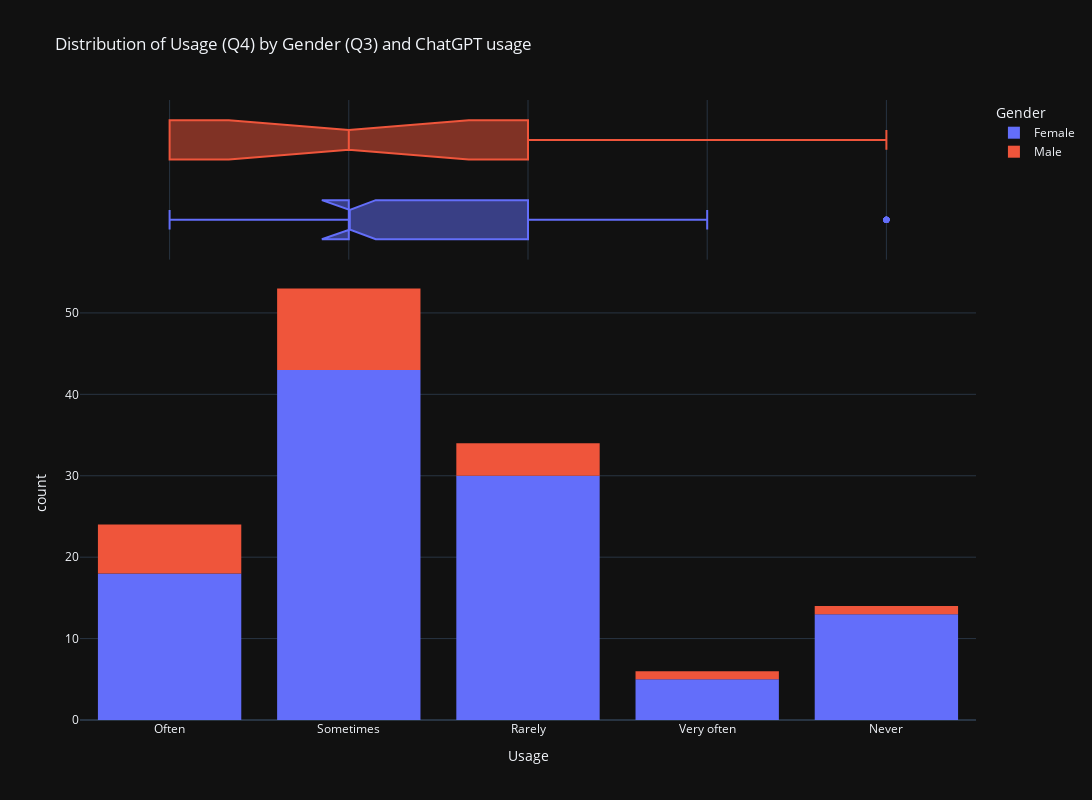

Here is the notebook cell this chart was saved with:
### Code cell
fig = px.histogram(
    pl_data,
    x='Q4',
    color='Q3',
    title='Distribution of Usage (Q4) by Gender (Q3) and ChatGPT usage',
    labels={'Q4': 'Usage', 'Q3': 'Gender'},
    marginal= 'box',
    hover_data=pl_data.columns,
)

fig.update_layout(
    width=1200,
    height=800,
)

fig.show()

### Figure 1 — Plotly figure (JSON) as saved in the notebook; plotly's stock layout.template omitted (floating-point values rounded to 4 significant figures; data arrays with more than 128 entries replaced by an {"elided": "..."} marker saying what was removed)
{"data": [{"alignmentgroup": "True", "bingroup": "x", "hovertemplate": "Gender=Female<br>Usage=%{x}<br>count=%{y}<extra></extra>", "legendgroup": "Female", "marker": {"color": "#636efa", "pattern": {"shape": ""}}, "name": "Female", "offsetgroup": "Female", "orientation": "v", "showlegend": true, "x": ["Often", "Sometimes", "Rarely", "Rarely", "Sometimes", "Often", "Rarely", "Sometimes", "Rarely", "Rarely", "Sometimes", "Very often", "Rarely", "Never", "Rarely", "Sometimes", "Often", "Sometimes", "Rarely", "Sometimes", "Often", "Sometimes", "Sometimes", "Sometimes", "Sometimes", "Never", "Rarely", "Rarely", "Sometimes", "Often", "Rarely", "Sometimes", "Rarely", "Sometimes", "Sometimes", "Never", "Often", "Often", "Rarely", "Sometimes", "Sometimes", "Sometimes", "Often", "Very often", "Rarely", "Sometimes", "Rarely", "Very often", "Rarely", "Often", "Sometimes", "Sometimes", "Rarely", "Sometimes", "Sometimes", "Sometimes", "Often", "Sometimes", "Sometimes", "Often", "Rarely", "Never", "Sometimes", "Never", "Often", "Rarely", "Never", "Never", "Never", "Sometimes", "Never", "Sometimes", "Never", "Sometimes", "Rarely", "Sometimes", "Often", "Sometimes", "Often", "Rarely", "Rarely", "Rarely", "Never", "Rarely", "Never", "Rarely", "Sometimes", "Sometimes", "Sometimes", "Sometimes", "Sometimes", "Sometimes", "Often", "Rarely", "Rarely", "Sometimes", "Rarely", "Sometimes", "Sometimes", "Very often", "Often", "Often", "Sometimes", "Rarely", "Sometimes", "Often", "Never", "Very often", "Rarely"], "xaxis": "x", "yaxis": "y", "type": "histogram"}, {"alignmentgroup": "True", "customdata": {"elided": "109x33 str values"}, "hovertemplate": "Gender=%{customdata[3]}<br>Usage=%{x}<br>Timestamp=%{customdata[0]}<br>Q1=%{customdata[1]}<br>Q2=%{customdata[2]}<br>Q5.1=%{customdata[4]}<br>Q5.2=%{customdata[5]}<br>Q5.3=%{customdata[6]}<br>Q5.4=%{customdata[7]}<br>Q5.5=%{customdata[8]}<br>Q5.6=%{customdata[9]}<br>Q6.1=%{customdata[10]}<br>Q6.2=%{customdata[11]}<br>Q6.3=%{customdata[12]}<br>Q6.4=%{customdata[13]}<br>Q6.5=%{customdata[14]}<br>Q6.6=%{customdata[15]}<br>Q6.7=%{customdata[16]}<br>Q6.8=%{customdata[17]}<br>Q7.1=%{customdata[18]}<br>Q7.2=%{customdata[19]}<br>Q7.3=%{customdata[20]}<br>Q7.4=%{customdata[21]}<br>Q8.1=%{customdata[22]}<br>Q8.2=%{customdata[23]}<br>Q8.3=%{customdata[24]}<br>Q8.4=%{customdata[25]}<br>Q8.5=%{customdata[26]}<br>Q9.1=%{customdata[27]}<br>Q9.2=%{customdata[28]}<br>Q9.3=%{customdata[29]}<br>Q9.4=%{customdata[30]}<br>Q9.5=%{customdata[31]}<br>Q10=%{customdata[32]}<extra></extra>", "legendgroup": "Female", "marker": {"color": "#636efa"}, "name": "Female", "notched": true, "offsetgroup": "Female", "showlegend": false, "x": ["Often", "Sometimes", "Rarely", "Rarely", "Sometimes", "Often", "Rarely", "Sometimes", "Rarely", "Rarely", "Sometimes", "Very often", "Rarely", "Never", "Rarely", "Sometimes", "Often", "Sometimes", "Rarely", "Sometimes", "Often", "Sometimes", "Sometimes", "Sometimes", "Sometimes", "Never", "Rarely", "Rarely", "Sometimes", "Often", "Rarely", "Sometimes", "Rarely", "Sometimes", "Sometimes", "Never", "Often", "Often", "Rarely", "Sometimes", "Sometimes", "Sometimes", "Often", "Very often", "Rarely", "Sometimes", "Rarely", "Very often", "Rarely", "Often", "Sometimes", "Sometimes", "Rarely", "Sometimes", "Sometimes", "Sometimes", "Often", "Sometimes", "Sometimes", "Often", "Rarely", "Never", "Sometimes", "Never", "Often", "Rarely", "Never", "Never", "Never", "Sometimes", "Never", "Sometimes", "Never", "Sometimes", "Rarely", "Sometimes", "Often", "Sometimes", "Often", "Rarely", "Rarely", "Rarely", "Never", "Rarely", "Never", "Rarely", "Sometimes", "Sometimes", "Sometimes", "Sometimes", "Sometimes", "Sometimes", "Often", "Rarely", "Rarely", "Sometimes", "Rarely", "Sometimes", "Sometimes", "Very often", "Often", "Often", "Sometimes", "Rarely", "Sometimes", "Often", "Never", "Very often", "Rarely"], "xaxis": "x2", "yaxis": "y2", "type": "box"}, {"alignmentgroup": "True", "bingroup": "x", "hovertemplate": "Gender=Male<br>Usage=%{x}<br>count=%{y}<extra></extra>", "legendgroup": "Male", "marker": {"color": "#EF553B", "pattern": {"shape": ""}}, "name": "Male", "offsetgroup": "Male", "orientation": "v", "showlegend": true, "x": ["Rarely", "Sometimes", "Rarely", "Sometimes", "Sometimes", "Very often", "Sometimes", "Never", "Often", "Sometimes", "Often", "Sometimes", "Sometimes", "Often", "Sometimes", "Often", "Rarely", "Rarely", "Often", "Sometimes", "Sometimes", "Often"], "xaxis": "x", "yaxis": "y", "type": "histogram"}, {"alignmentgroup": "True", "customdata": {"elided": "22x33 str values"}, "hovertemplate": "Gender=%{customdata[3]}<br>Usage=%{x}<br>Timestamp=%{customdata[0]}<br>Q1=%{customdata[1]}<br>Q2=%{customdata[2]}<br>Q5.1=%{customdata[4]}<br>Q5.2=%{customdata[5]}<br>Q5.3=%{customdata[6]}<br>Q5.4=%{customdata[7]}<br>Q5.5=%{customdata[8]}<br>Q5.6=%{customdata[9]}<br>Q6.1=%{customdata[10]}<br>Q6.2=%{customdata[11]}<br>Q6.3=%{customdata[12]}<br>Q6.4=%{customdata[13]}<br>Q6.5=%{customdata[14]}<br>Q6.6=%{customdata[15]}<br>Q6.7=%{customdata[16]}<br>Q6.8=%{customdata[17]}<br>Q7.1=%{customdata[18]}<br>Q7.2=%{customdata[19]}<br>Q7.3=%{customdata[20]}<br>Q7.4=%{customdata[21]}<br>Q8.1=%{customdata[22]}<br>Q8.2=%{customdata[23]}<br>Q8.3=%{customdata[24]}<br>Q8.4=%{customdata[25]}<br>Q8.5=%{customdata[26]}<br>Q9.1=%{customdata[27]}<br>Q9.2=%{customdata[28]}<br>Q9.3=%{customdata[29]}<br>Q9.4=%{customdata[30]}<br>Q9.5=%{customdata[31]}<br>Q10=%{customdata[32]}<extra></extra>", "legendgroup": "Male", "marker": {"color": "#EF553B"}, "name": "Male", "notched": true, "offsetgroup": "Male", "showlegend": false, "x": ["Rarely", "Sometimes", "Rarely", "Sometimes", "Sometimes", "Very often", "Sometimes", "Never", "Often", "Sometimes", "Often", "Sometimes", "Sometimes", "Often", "Sometimes", "Often", "Rarely", "Rarely", "Often", "Sometimes", "Sometimes", "Often"], "xaxis": "x2", "yaxis": "y2", "type": "box"}], "layout": {"xaxis": {"anchor": "y", "domain": [0.0, 1.0], "title": {"text": "Usage"}}, "yaxis": {"anchor": "x", "domain": [0.0, 0.7326], "title": {"text": "count"}}, "xaxis2": {"anchor": "y2", "domain": [0.0, 1.0], "matches": "x", "showticklabels": false, "showgrid": true}, "yaxis2": {"anchor": "x2", "domain": [0.7426, 1.0], "matches": "y2", "showticklabels": false, "showline": false, "ticks": "", "showgrid": false}, "legend": {"title": {"text": "Gender"}, "tracegroupgap": 0}, "title": {"text": "Distribution of Usage (Q4) by Gender (Q3) and ChatGPT usage"}, "barmode": "relative", "width": 1200, "height": 800}}
